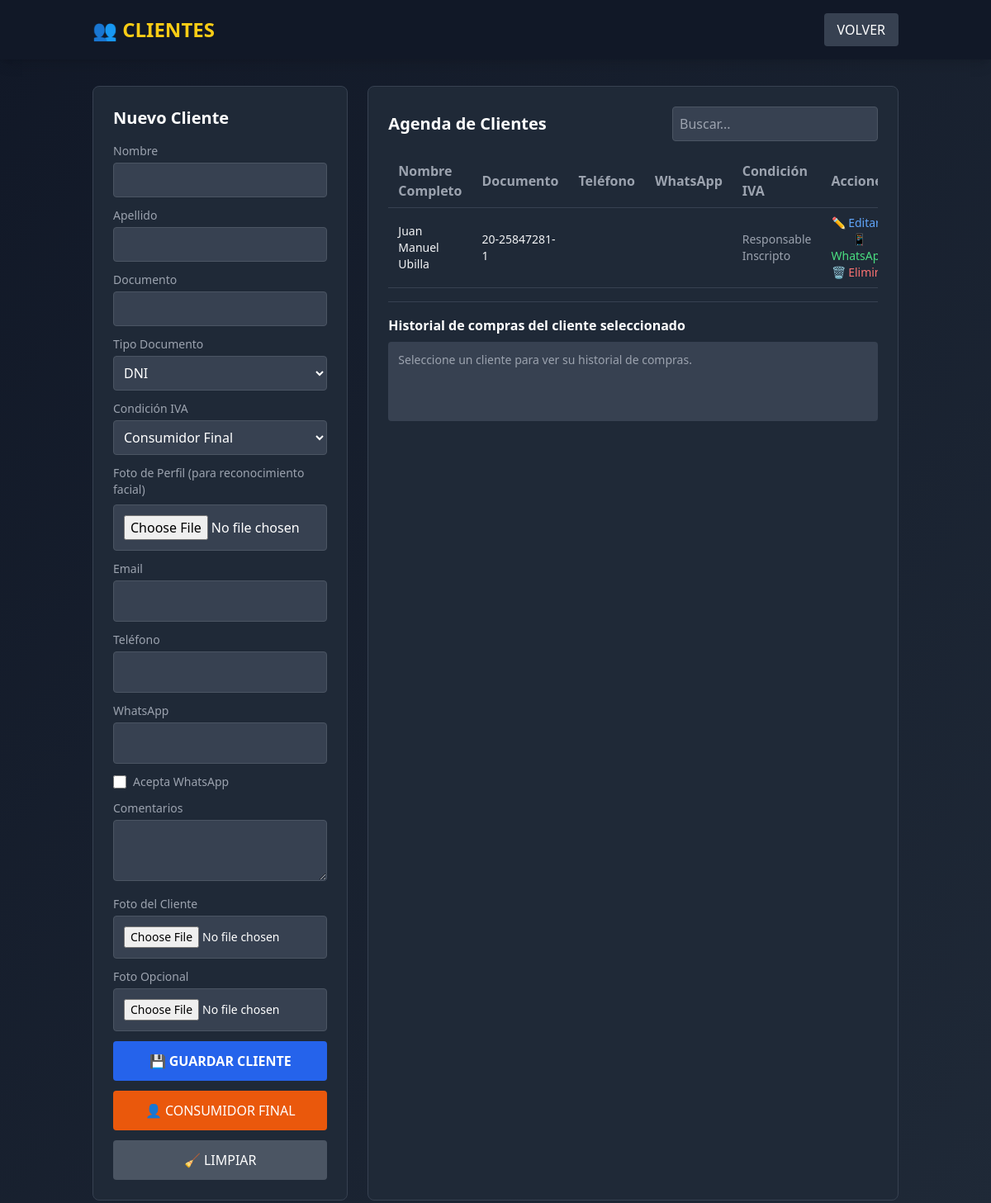
/clientes.php (signed in), run on the app's committed database.
### tables this page shows
CREATE TABLE `clientes` (
  `id` int(11) NOT NULL AUTO_INCREMENT,
  `empresa_id` int(11) NOT NULL DEFAULT 1,
  `nombre` varchar(255) DEFAULT NULL,
  `apellido` varchar(255) DEFAULT NULL,
  `documento` varchar(50) DEFAULT NULL,
  `tipo_documento` varchar(20) DEFAULT NULL,
  `condicion_iva` varchar(50) DEFAULT NULL,
  `telefono` varchar(30) DEFAULT NULL,
  `whatsapp` varchar(30) DEFAULT NULL,
  `email` varchar(255) DEFAULT NULL,
  `foto_perfil` varchar(255) DEFAULT NULL COMMENT 'Ruta a la foto para reconocimiento facial',
  `acepta_whatsapp` tinyint(1) NOT NULL DEFAULT 0,
  `comentarios` text DEFAULT NULL,
  `creado_en` datetime DEFAULT current_timestamp(),
  `foto_cliente` varchar(255) DEFAULT NULL COMMENT 'Path a la foto principal del cliente',
  `foto_opcional` varchar(255) DEFAULT NULL COMMENT 'Path a una foto secundaria opcional del cliente',
  PRIMARY KEY (`id`)
);

### config.php (called while the page is built, shortened)
<?php
function getDB() {
    try {
        $pdo = new PDO("mysql:host=".DB_HOST.";dbname=".DB_NAME.";charset=utf8mb4", DB_USER, DB_PASS);
        $pdo->setAttribute(PDO::ATTR_ERRMODE, PDO::ERRMODE_EXCEPTION);
        $pdo->setAttribute(PDO::ATTR_DEFAULT_FETCH_MODE, PDO::FETCH_ASSOC);
        return $pdo;
    } catch(PDOException $e) {
        die("Error de conexión: " . $e->getMessage());
    }
}
function query($sql, $params = []) {
    $db = getDB();
    $stmt = $db->prepare($sql);
    $stmt->execute($params);
    return $stmt;
}
function getUser() {
    $db = getDB();
    $stmt = $db->prepare("SELECT id, nombre, rol, empresa_id FROM usuarios WHERE id = ?");
    $stmt->execute([$_SESSION['user_id']]);
    return $stmt->fetch();
}
function fetchAll($sql, $params = []) {
    $stmt = query($sql, $params);
    return $stmt->fetchAll();
}

### clientes.php (the view, shortened to what this page needs)
<?php
require_once 'config.php';
$user = getUser();
$empresa_id = $user['empresa_id'];
$clientes = fetchAll("SELECT * FROM clientes WHERE empresa_id = ? ORDER BY nombre, apellido", [$empresa_id]);
?>
<!DOCTYPE html>
<html lang="es">
<head>
    <script src="https://cdn.tailwindcss.com"></script>
</head>
<body class="min-h-screen bg-gradient-to-br from-gray-900 to-gray-800 text-gray-100">
    <header class="bg-gray-900 shadow-lg">
        <div class="container mx-auto px-6 py-4 flex justify-between items-center">
            <h1 class="text-2xl font-bold text-yellow-400">👥 CLIENTES</h1>
            <a href="dashboard.php" class="bg-gray-700 hover:bg-gray-600 text-white px-4 py-2 rounded">VOLVER</a>
        </div>
    </header>
    <main class="container mx-auto px-6 py-8">
        <div class="grid grid-cols-1 lg:grid-cols-3 gap-6">
            <div class="bg-gray-800 rounded-lg border border-gray-700 p-6">
                <h3 class="text-xl font-bold text-white mb-4" id="formTitle">Nuevo Cliente</h3>
                <form method="POST" id="clienteForm" enctype="multipart/form-data">
                    <div class="space-y-3">
                        <div>
                            <label class="block text-gray-400 text-sm mb-1">Nombre</label>
                            <input type="text" name="nombre" id="nombre" required
                                   class="w-full bg-gray-700 text-white p-2 rounded border border-gray-600">
                        </div>
                        <div>
                            <label class="block text-gray-400 text-sm mb-1">Apellido</label>
                            <input type="text" name="apellido" id="apellido"
                                   class="w-full bg-gray-700 text-white p-2 rounded border border-gray-600">
                        </div>
                        <div>
                            <label class="block text-gray-400 text-sm mb-1">Documento</label>
                            <input type="text" name="documento" id="documento"
                                   class="w-full bg-gray-700 text-white p-2 rounded border border-gray-600">
                        </div>
                        <div>
                            <label class="block text-gray-400 text-sm mb-1">Tipo Documento</label>
                            <select name="tipo_documento" id="tipo_documento"
                                    class="w-full bg-gray-700 text-white p-2 rounded border border-gray-600">
                                <option value="DNI">DNI</option>
                            </select>
                        </div>
                        <div>
                            <label class="block text-gray-400 text-sm mb-1">Condición IVA</label>
                            <select name="condicion_iva" id="condicion_iva"
                                    class="w-full bg-gray-700 text-white p-2 rounded border border-gray-600">
                                <option value="Consumidor Final">Consumidor Final</option>
                            </select>
                        </div>
                        <div>
                            <label class="block text-gray-400 text-sm mb-2">Foto de Perfil (para reconocimiento facial)</label>
                            <input type="file" name="foto_perfil" accept="image/*"
                                   class="w-full bg-gray-700 text-white p-3 rounded border border-gray-600">
                        </div>
                        <div>
                            <label class="block text-gray-400 text-sm mb-1">Email</label>
                            <input type="email" name="email" id="email"
                                   class="w-full bg-gray-700 text-white p-3 rounded border border-gray-600">
                        </div>
                        <div>
                            <label class="block text-gray-400 text-sm mb-1">Teléfono</label>
                            <input type="text" name="telefono" id="telefono"
                                   class="w-full bg-gray-700 text-white p-3 rounded border border-gray-600">
                        </div>
                        <div>
                            <label class="block text-gray-400 text-sm mb-1">WhatsApp</label>
                            <input type="text" name="whatsapp" id="whatsapp"
                                   class="w-full bg-gray-700 text-white p-3 rounded border border-gray-600">
                        </div>
                        <div class="flex items-center gap-2">
                            <input type="checkbox" name="acepta_whatsapp" id="acepta_whatsapp" class="w-4 h-4">
                            <label class="text-gray-400 text-sm">Acepta WhatsApp</label>
                        </div>
                        <div>
                            <label class="block text-gray-400 text-sm mb-1">Comentarios</label>
                            <textarea name="comentarios" id="comentarios" rows="2"
                                      class="w-full bg-gray-700 text-white p-3 rounded border border-gray-600"></textarea>
                        </div>
                        <div>
                            <label class="block text-gray-400 text-sm mb-1">Foto del Cliente</label>
                            <input type="file" name="foto_cliente_file" id="input_foto_cliente" accept="image/*"
                                   class="w-full bg-gray-700 text-white p-3 rounded border border-gray-600 text-sm"
                                   onchange="previewImagen(this, 'preview_foto_cliente', 'foto_cliente')">
                        </div>
                        <div>
                            <label class="block text-gray-400 text-sm mb-1">Foto Opcional</label>
                            <input type="file" name="foto_opcional_file" id="input_foto_opcional" accept="image/*"
                                   class="w-full bg-gray-700 text-white p-3 rounded border border-gray-600 text-sm"
                                   onchange="previewImagen(this, 'preview_foto_opcional', 'foto_opcional')">
                        </div>
                        <button type="submit" class="w-full bg-blue-600 hover:bg-blue-700 text-white py-3 rounded font-bold">
                            💾 GUARDAR CLIENTE
                        </button>
                        <button type="button" onclick="cargarConsumidorFinal()" class="w-full bg-orange-600 hover:bg-orange-700 text-white py-3 rounded">
                            👤 CONSUMIDOR FINAL
                        </button>
                        <button type="button" onclick="limpiarFormulario()" class="w-full bg-gray-600 hover:bg-gray-700 text-white py-3 rounded">
                            🧹 LIMPIAR
                        </button>
                    </div>
                </form>
            </div>
            <div class="lg:col-span-2 bg-gray-800 rounded-lg border border-gray-700 p-6">
                <div class="flex justify-between items-center mb-4">
                    <h3 class="text-xl font-bold text-white">Agenda de Clientes</h3>
                    <input type="text" placeholder="Buscar..." id="buscador"
                           class="bg-gray-700 text-white p-2 rounded border border-gray-600"
                           onkeyup="filtrarClientes()">
                </div>
                <div class="overflow-x-auto max-h-64 overflow-y-auto">
                    <table class="w-full">
                        <thead>
                            <tr class="border-b border-gray-700 sticky top-0 bg-gray-800">
                                <th class="text-left py-2 px-3 text-gray-400">Nombre Completo</th>
                                <th class="text-left py-2 px-3 text-gray-400">Documento</th>
                                <th class="text-left py-2 px-3 text-gray-400">Teléfono</th>
                                <th class="text-left py-2 px-3 text-gray-400">WhatsApp</th>
                                <th class="text-left py-2 px-3 text-gray-400">Condición IVA</th>
                                <th class="text-left py-2 px-3 text-gray-400">Acciones</th>
                            </tr>
                        </thead>
                        <tbody id="tablaClientes">
                            <?php foreach ($clientes as $c): ?>
                            <tr class="border-b border-gray-700 hover:bg-gray-700 cliente-row cursor-pointer" data-nombre="<?= strtolower(htmlspecialchars($c['nombre'])) ?>" data-id="<?= $c['id'] ?>" onclick="cargarHistorial(<?= $c['id'] ?>)">
                                <td class="py-2 px-3 text-sm"><?= htmlspecialchars($c['nombre'] . ' ' . $c['apellido']) ?></td>
                                <td class="py-2 px-3 text-sm"><?= htmlspecialchars($c['documento']) ?></td>
                                <td class="py-2 px-3 text-sm"><?= htmlspecialchars($c['telefono']) ?></td>
                                <td class="py-2 px-3 text-sm"><?= htmlspecialchars($c['whatsapp']) ?></td>
                                <td class="py-2 px-3 text-sm text-gray-400"><?= htmlspecialchars($c['condicion_iva'] ?? '-') ?></td>
                                <td class="py-2 px-3 text-sm">
                                    <button onclick="event.stopPropagation(); editarCliente(<?= $c['id'] ?>, '<?= htmlspecialchars($c['nombre']) ?>', '<?= htmlspecialchars($c['apellido']) ?>', '<?= htmlspecialchars($c['documento']) ?>', '<?= htmlspecialchars($c['tipo_documento']) ?>', '<?= htmlspecialchars($c['condicion_iva']) ?>', '<?= htmlspecialchars($c['telefono']) ?>', '<?= htmlspecialchars($c['whatsapp']) ?>', '<?= htmlspecialchars($c['email'] ?? '') ?>', <?= $c['acepta_whatsapp'] ?>, '<?= htmlspecialchars($c['comentarios']) ?>', '<?= htmlspecialchars($c['foto_cliente'] ?? '') ?>', '<?= htmlspecialchars($c['foto_opcional'] ?? '') ?>')"
                                            class="text-blue-400 hover:text-blue-300 mr-2">✏️ Editar</button>
                                    <button onclick="event.stopPropagation(); enviarWhatsApp(<?= $c['id'] ?>, '<?= htmlspecialchars($c['nombre']) ?>', '<?= htmlspecialchars($c['whatsapp']) ?>', <?= $c['acepta_whatsapp'] ?>)"
                                            class="text-green-400 hover:text-green-300 mr-2">📱 WhatsApp</button>
                                    <button onclick="event.stopPropagation(); eliminarCliente(<?= $c['id'] ?>)"
                                            class="text-red-400 hover:text-red-300">🗑️ Eliminar</button>
                                </td>
                            </tr>
                            <?php endforeach; ?>
                        </tbody>
                    </table>
                </div>
                <div class="mt-4 pt-4 border-t border-gray-700">
                    <h4 class="text-white font-bold mb-2">Historial de compras del cliente seleccionado</h4>
                    <div id="historialCompras" class="bg-gray-700 p-3 rounded text-gray-400 text-sm min-h-24">
                        Seleccione un cliente para ver su historial de compras.
                    </div>
                </div>
            </div>
        </div>
    </main>
</body>
</html>

### data on the page
clientes: nombre+apellido "Juan Manuel Ubilla", documento "20-25847281-1", condicion_iva "Responsable Inscripto"
